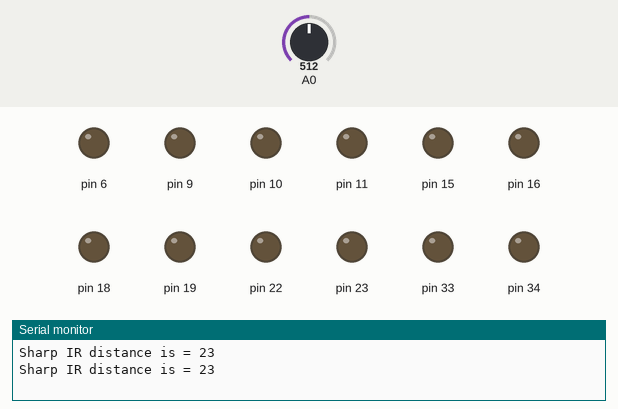
Simulated run of this sketch. Board: Arduino Mega 2560, built with avr-gcc and run on an emulated ATmega2560. Shown: output pins drawn as LEDs (lit = HIGH), the last lines printed to the serial monitor. The test bench sets the inputs (shaded band); at power-on: A0 = 512.

Above: at 1.8 s.
1.9 s: A0 set to 423
3.4 s: A0 set to 404
At 4.6 s:
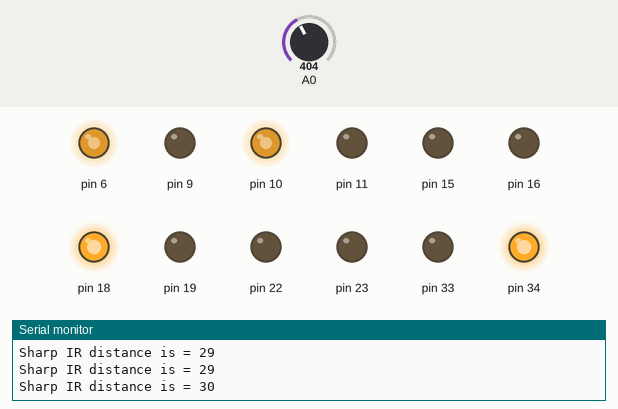
5.5 s: A0 set to 716
At 7.2 s:
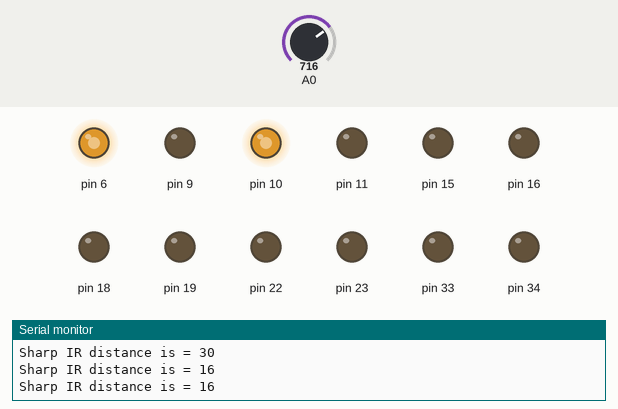
7.5 s: A0 set to 306
At 9.0 s:
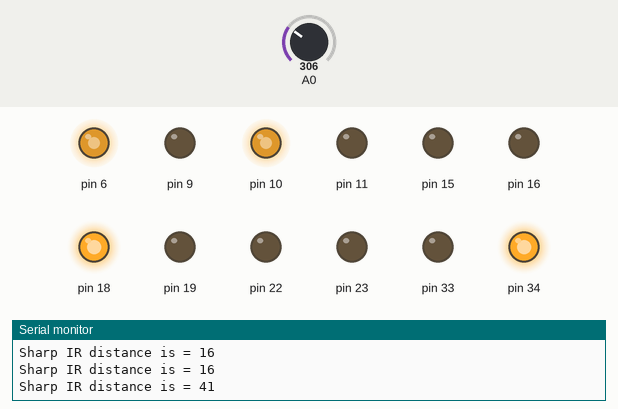
9.5 s: A0 set to 511
At 10.6 s:
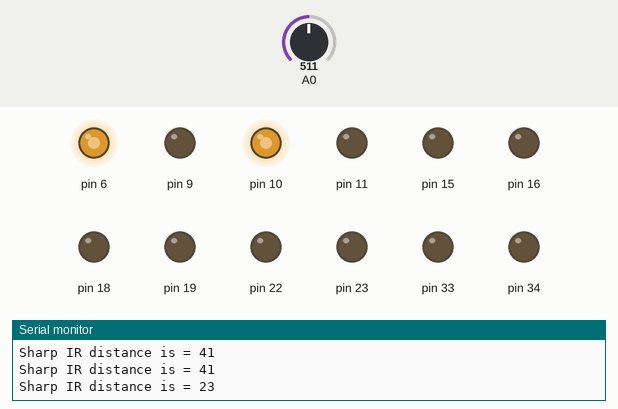
Timing chart, 0 to 12.5 s (numbered marks = the images above; inputs shaded):
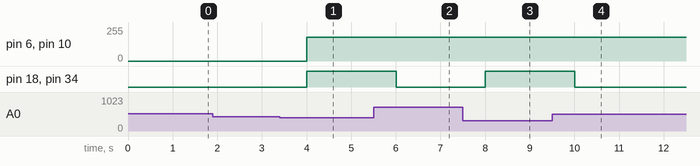

Measured:
- the behaviour switches between 414 and 413 on A0 (found by bisection; images 0 and 1)
- after the input at 3.4 s, pin 6, pin 10: 0/255 → 180/255 after 0.60 s; pin 18, pin 34: LOW → HIGH after 0.60 s
- after the input at 5.5 s, pin 18, pin 34: HIGH → LOW after 0.51 s
- after the input at 7.5 s, pin 18, pin 34: LOW → HIGH after 0.51 s
- after the input at 9.5 s, pin 18, pin 34: HIGH → LOW after 0.51 s

The sketch:

bot_with_sharp.ino
```cpp
const int sharpIR1 = A11; // sharp IR Sensor pin
//const int trig1 = 26, echo1 = 25;
const int ping1 = 27;
char rec;
// const int trigPin = 25; // Trigger Pin of Ultrasonic Sensor
// const int echoPin = 26; // Echo Pin of Ultrasonic Sensor
long duration, inches, cm;
float volts;


   // Function for stop
void stop() {
  digitalWrite(18, LOW);
  digitalWrite(19, LOW);
  digitalWrite(33, LOW);
  digitalWrite(34, LOW);
  digitalWrite(15, LOW);
  digitalWrite(16, LOW);
  digitalWrite(22, LOW);
  digitalWrite(23, LOW);
}

// void SR04_sonic_pin_config(){
//   pinMode(trig1, OUTPUT);
//   pinMode(echo1, INPUT);
// }

//fuction to read ultrasonic sensor distance in cm
// int read_sonic_distance(int trig, int echo){
//   digitalWrite(trig, LOW);
//   delayMicroseconds(2);
//   digitalWrite(trig, HIGH);
//   delayMicroseconds(10);
//   int distance = (pulseIn(echo, HIGH)/2)/29;
//   return distance;
// }

//read ping ultrasonic distnace in cm
// int read_ping_distance(int ping){
//   pinMode(ping, OUTPUT);
//   digitalWrite(ping, LOW);
//   delayMicroseconds(2);
//   digitalWrite(ping, HIGH);
//   delayMicroseconds(5);
//   digitalWrite(ping, LOW);
//   pinMode(ping, INPUT);
//   long microSeconds = pulseIn(ping, HIGH);
//   long distance = (microSeconds/2)/29;
//   return distance;
// }

//fuction to read sharp IR sensor distance in cm
int read_sharpIR_distance(int sharpIR){
  float volts = analogRead(sharpIR)*0.0048828125;
  int distance = 65*pow(volts,-1.10);
  if(distance >80){
    distance = 80;
  }
  return distance;
}


// Function for pin configuration for motor0

void m0config() {
  pinMode(15, OUTPUT);
  pinMode(16, OUTPUT);
  pinMode(11, OUTPUT);
}

// Function for clockwise rotation of m0

void m0Cw(int speed) {
  digitalWrite(15, HIGH);
  digitalWrite(16, LOW);
  analogWrite(11, speed);
}

// Function for anti-clockwise rotation of m0

void m0aCw(int speed) {
  digitalWrite(15, LOW);
  digitalWrite(16, HIGH);
  analogWrite(11, speed);
}

// ..........................................................................


// Function for pin configuration for motor1

void m1config() {
  pinMode(18, OUTPUT);
  pinMode(19, OUTPUT);
  pinMode(10, OUTPUT);
}

// Function for clockwise rotation of m1

void m1Cw(int speed) {
  digitalWrite(18, HIGH);
  digitalWrite(19, LOW);
  analogWrite(10, speed);
}

// Function for anti-clockwise rotation of m1

void m1aCw(int speed) {
  digitalWrite(18, LOW);
  digitalWrite(19, HIGH);
  analogWrite(10, speed);
}

// Function for pin configuration for motor2

void m2config() {
  pinMode(22, OUTPUT);
  pinMode(23, OUTPUT);
  pinMode(9, OUTPUT);
}

// Function for clockwise rotation of m2

void m2Cw(int speed) {
  digitalWrite(22, HIGH);
  digitalWrite(23, LOW);
  analogWrite(9, speed);
}

// Function for anti-clockwise rotation of m2

void m2aCw(int speed) {
  digitalWrite(22, LOW);
  digitalWrite(23, HIGH);
  analogWrite(9, speed);
}

// ........................................................................

// Function for pin configuration for motor3

void m3config() {
  pinMode(33, OUTPUT);
  pinMode(34, OUTPUT);
  pinMode(6, OUTPUT);
}

// Function for clockwise rotation of m3

void m3Cw(int speed) {
  digitalWrite(33, HIGH);
  digitalWrite(34, LOW);
  analogWrite(6, speed);
}

// Function for anti-clockwise rotation of m3

void m3aCw(int speed) {
  digitalWrite(33, LOW);
  digitalWrite(34, HIGH);
  analogWrite(6, speed);
}


void backward() {
  m1aCw(180);
  m3Cw(180);
}

void forward() {
  m1Cw(180);
  m3aCw(180);
}


void right() {
  m0Cw(180);
  m2aCw(180);
}

void left() {
  m0aCw(180);
  m2Cw(180);
}


void rightTurn() {
  m0Cw(180);
  m1Cw(180);
  m2Cw(180);
  m3Cw(180);
}
// ..................
void leftTurn() {
  m0aCw(180);
  m1aCw(180);
  m2aCw(180);
  m3aCw(180);
}

void setup(){
  m3config();
  m0config();
  m1config();
  m2config();
  Serial.begin(9600);
  //SR04_sonic_pin_config();


}

void loop(){
  static long int duration = millis();

  Serial.print("Sharp IR distance is = ");
  int distance = read_sharpIR_distance(A0);
  Serial.println(distance);
  if(distance<30){
    stop();
  }
  else{
    forward();
  }
  delay(1000);
//   if(distance <30){
//     stop();
//   }
//  if(distance > 30){
//     backward();
//   }
//   delay(100);
}
```
